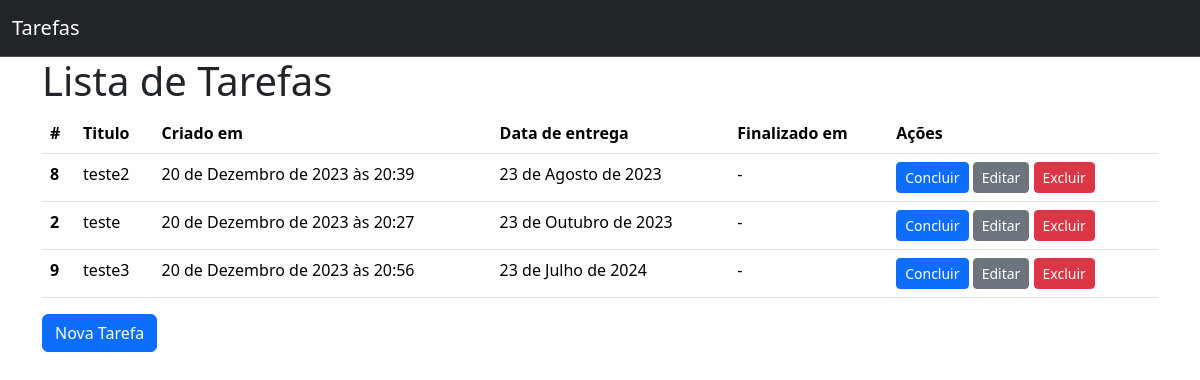
The app's page /, older data.
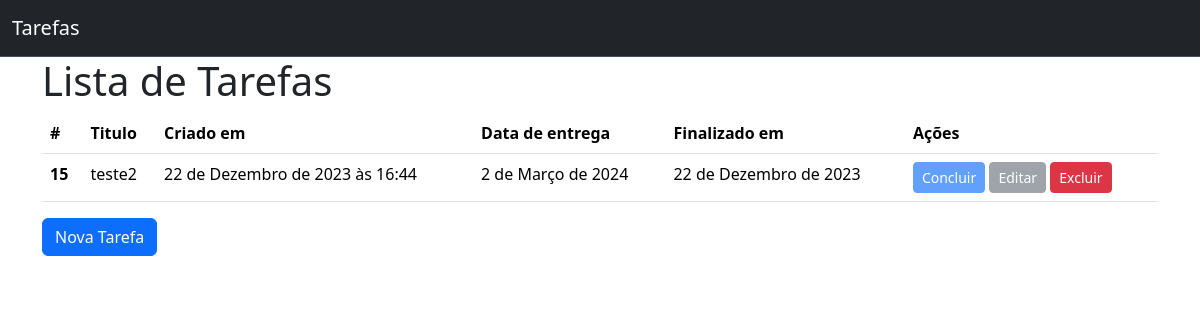
The same page, newer data.
### todos/models.py (models this page shows, shortened)
class Todo(models.Model):
    title = models.CharField(
        verbose_name= "Titulo", max_length=100, null=False, blank=False
        )
    created_at = models.DateTimeField(auto_now_add=True, null=False, blank= False)
    deadline = models.DateField(verbose_name= "data de entrega",null=False, blank=False)
    finished_at = models.DateField(null=True)
    class Meta:
        ordering = ["deadline"]

### todos/views.py (the view)
# urls.py: path("", TodoListView.as_view(), name= "todo_list"),
class TodoListView(ListView):
    model = Todo

### todos/templates/todos/todo_list.html (shortened to what this page needs)
{% extends "base.html" %}
{% block content %}
    <h1>Lista de Tarefas</h1>
    {% if todo_list %}
        <table class="table">
            <thead>
            <tr>
                <th scope="col">#</th>
                <th scope="col">Titulo</th>
                <th scope="col">Criado em</th>
                <th scope="col">Data de entrega</th>
                <th scope="col">Finalizado em</th>
                <th scope="col">Ações</th>
            </tr>
            </thead>
            <tbody>
                {% for todo in todo_list %}
                    <tr>
                        <th scope="row"> {{ todo.pk }}</th>
                        <td>{{ todo.title }}</td>
                        <td>{{ todo.created_at }}</td>
                        <td>{{ todo.deadline }}</td>
                        <td>{{ todo.finished_at|default:"-" }}</td>
                        <td>
                            <a
                                href="{% url 'todo_complete' pk=todo.pk %}"
                                class="btn btn-primary  btn-sm {% if todo.finished_at %}disabled{% endif %}"
                            >
                                Concluir
                            </a>
                            <a
                                    href="{% url 'todo_update' pk=todo.pk %}"
                                    class="btn btn-secondary btn-sm {% if todo.finished_at %}disabled{% endif %}"
                            >
                                Editar
                            </a>
                            <a href="{% url 'todo_delete' pk=todo.pk %}" class="btn btn-danger  btn-sm">Excluir</a>
                        </td>
                    </tr>
                {% endfor %}
            </tbody>
        </table>
    {% else %}
        <p>Não ha tarefas cadastradas</p>
    {% endif %}
    <a href="{% url "todo_create" %}" class="btn btn-primary">Nova Tarefa</a>
{% endblock content %}

Row changes from the older to the newer data that the page shows:
removed Todo: pk "8", title "teste2", created_at "20 de Dezembro de 2023 às 20:39", deadline "23 de Agosto de 2023", finished_at "-"
removed Todo: pk "2", title "teste", created_at "20 de Dezembro de 2023 às 20:27", deadline "23 de Outubro de 2023", finished_at "-"
removed Todo: pk "9", title "teste3", created_at "20 de Dezembro de 2023 às 20:56", deadline "23 de Julho de 2024", finished_at "-"
added Todo: pk "15", title "teste2", created_at "22 de Dezembro de 2023 às 16:44", deadline "2 de Março de 2024", finished_at "22 de Dezembro de 2023"
